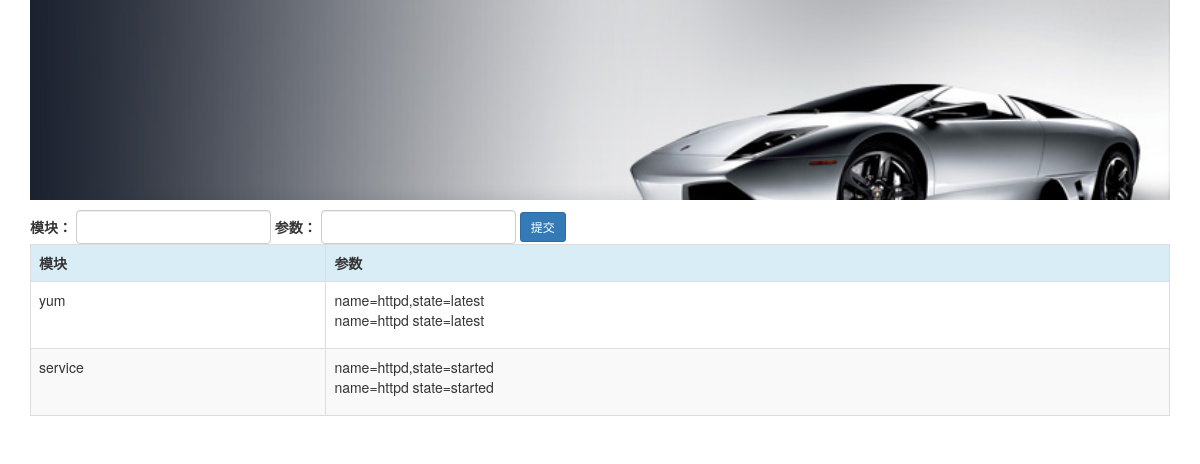
The page /webansi/addmodules/ on the database its author committed.
### webansi/models.py (models this page shows, shortened)
class Module(models.Model):
    module_name = models.CharField(max_length=50)

class Args(models.Model):
    args_text = models.CharField(max_length=100)
    module = models.ForeignKey(Module, on_delete=models.CASCADE)

### webansi/views.py (the view)
def addmodules(request):
    if request.method == 'POST':
        mod = request.POST.get('mod')
        param = request.POST.get('param')
        module = Module.objects.get_or_create(module_name=mod)[0]
        module.args_set.get_or_create(args_text=param)
    modules = Module.objects.all()
    return render(request, 'webansi/addmodules.html', {'modules': modules})

### webansi/templates/webansi/addmodules.html (shortened to what this page needs)
{% extends 'webansi/base.html' %}
{% block content %}
    <form role="form" action="" method="post" class="form-inline">
        <div class="form-group">
            <label class="control-label">模块：</label>
            <input type="text" class="form-control" name="mod">
        </div>
        <div class="form-group">
            <label class="control-label">参数：</label>
            <input type="text" class="form-control" name="param">
        </div>
        <input class="btn btn-primary btn-sm" type="submit" value="提交">
    </form>
    <table class="table table-bordered table-striped">
            <tr class="info">
                <th>模块</th>
                <th>参数</th>
            </tr>
            {% for m in modules %}
                <tr>
                    <td>{{ m.module_name }}</td>
                    <td>
                        <ul class="list-unstyled">
                            {% for args in m.args_set.all %}
                                <li>{{ args.args_text }}</li>
                            {% endfor %}
                        </ul>
                    </td>
                </tr>
            {% endfor %}
        </table>
{% endblock %}

### rows shown on the page
Module: module_name "yum"
Args: args_text "name=httpd,state=latest"
Args: args_text "name=httpd state=latest"
Module: module_name "service"
Args: args_text "name=httpd,state=started"
Args: args_text "name=httpd state=started"
